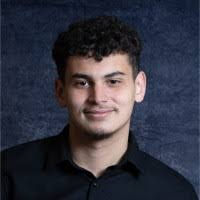
//> input picture V2/raouf.jpeg, 200 x 200 px
$ ./mat   (built with g++ and OpenCV 4)
//> lines starting //> are read from the running program, lines starting //| are printed output that depends on the picture
#include <iostream>
#include <opencv2/core.hpp>
#include <opencv2/highgui.hpp>
#include <opencv2/imgproc.hpp>

#include <iostream>

cv::Mat function(){
  cv::Mat ima(500,500,CV_8U,50);
  return ima;
}


int main() {

  cv::Mat image1(240,320,CV_8U,100);
  image1.create(200,200,CV_8U);
  image1 = 200;

//   cv::Mat image2(240,320,CV_8UC3, cv::Scalar(100));
  cv::Mat image2(cv::Size(320,240),CV_8UC3);

  cv::Mat image3 = cv::imread("raouf.jpeg");
//> image3 is the input picture: 200 rows x 200 cols, CV_8UC3; mean B, G, R 63.7, 51.8, 51.4

  cv::Mat image4(image3);

  image1 =image3;
  image3.copyTo(image2);
  cv::Mat image5= image3.clone();

cv::flip(image3, image3, 1);
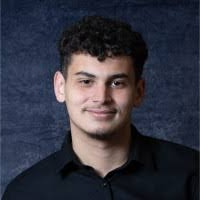
//> image3: 200 rows x 200 cols, CV_8UC3; mean B, G, R 63.7, 51.8, 51.4

cv::imshow("Image 3", image3);
cv::imshow("Image 1", image1);
cv::imshow("Image 2", image2);
cv::imshow("Image 4", image4);
cv::imshow("Image 5", image5);

cv::waitKey(0);

cv::Mat gray= function();

image1= cv::imread("ilyes.jpg", cv::IMREAD_GRAYSCALE);
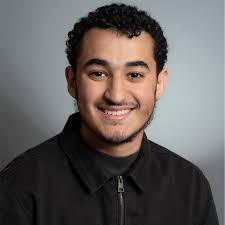
//> input picture V2/ilyes.jpg, 225 x 225 px
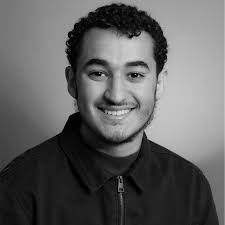
//> image1: 225 rows x 225 cols, CV_8UC1; min 0, max 222, mean 96.8

image1.convertTo(image2, CV_32F, 1/255.0, 0.0);

cv::Matx33d matrix(3.0, 2.0, 1.0,
                   2.0, 1.0, 3.0,
                   1.0, 2.0, 3.0);
cv::Matx31d vector(5.0, 1.0, 3.0);
cv::Matx31d result = matrix*vector;

  cv::waitKey(0);

    return 0;
}
